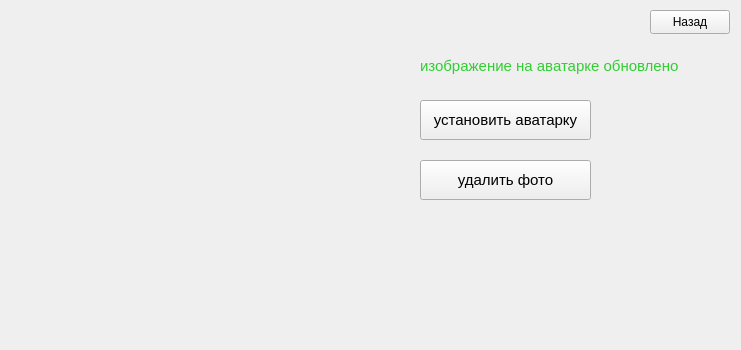
<?xml version="1.0" encoding="UTF-8"?>
<ui version="4.0">
 <class>choose_window</class>
 <widget class="QWidget" name="choose_window">
  <property name="geometry">
   <rect>
    <x>0</x>
    <y>0</y>
    <width>741</width>
    <height>350</height>
   </rect>
  </property>
  <property name="windowTitle">
   <string>Form</string>
  </property>
  <widget class="QLabel" name="photo_1">
   <property name="geometry">
    <rect>
     <x>20</x>
     <y>20</y>
     <width>130</width>
     <height>130</height>
    </rect>
   </property>
   <property name="text">
    <string/>
   </property>
   <property name="pixmap">
    <pixmap resource="photo.qrc">:/photo/photo/user_img.png</pixmap>
   </property>
   <property name="scaledContents">
    <bool>true</bool>
   </property>
  </widget>
  <widget class="QLabel" name="photo_2">
   <property name="geometry">
    <rect>
     <x>20</x>
     <y>180</y>
     <width>130</width>
     <height>130</height>
    </rect>
   </property>
   <property name="text">
    <string/>
   </property>
   <property name="pixmap">
    <pixmap resource="photo.qrc">:/photo/photo/user_img.png</pixmap>
   </property>
   <property name="scaledContents">
    <bool>true</bool>
   </property>
  </widget>
  <widget class="QLabel" name="photo_3">
   <property name="geometry">
    <rect>
     <x>180</x>
     <y>20</y>
     <width>130</width>
     <height>130</height>
    </rect>
   </property>
   <property name="text">
    <string/>
   </property>
   <property name="pixmap">
    <pixmap resource="photo.qrc">:/photo/photo/user_img.png</pixmap>
   </property>
   <property name="scaledContents">
    <bool>true</bool>
   </property>
  </widget>
  <widget class="QLabel" name="photo_4">
   <property name="geometry">
    <rect>
     <x>180</x>
     <y>180</y>
     <width>130</width>
     <height>130</height>
    </rect>
   </property>
   <property name="text">
    <string/>
   </property>
   <property name="pixmap">
    <pixmap resource="photo.qrc">:/photo/photo/user_img.png</pixmap>
   </property>
   <property name="scaledContents">
    <bool>true</bool>
   </property>
  </widget>
  <widget class="QPushButton" name="set_avatar_btn">
   <property name="geometry">
    <rect>
     <x>420</x>
     <y>100</y>
     <width>171</width>
     <height>40</height>
    </rect>
   </property>
   <property name="font">
    <font>
     <pointsize>11</pointsize>
     <bold>false</bold>
    </font>
   </property>
   <property name="text">
    <string>установить аватарку</string>
   </property>
  </widget>
  <widget class="QPushButton" name="delete_photo_btn">
   <property name="geometry">
    <rect>
     <x>420</x>
     <y>160</y>
     <width>171</width>
     <height>40</height>
    </rect>
   </property>
   <property name="font">
    <font>
     <pointsize>11</pointsize>
     <bold>false</bold>
    </font>
   </property>
   <property name="text">
    <string>удалить фото</string>
   </property>
  </widget>
  <widget class="QPushButton" name="back_to_mainwindow">
   <property name="geometry">
    <rect>
     <x>650</x>
     <y>10</y>
     <width>80</width>
     <height>24</height>
    </rect>
   </property>
   <property name="text">
    <string>Назад</string>
   </property>
  </widget>
  <widget class="QLabel" name="error_label">
   <property name="enabled">
    <bool>true</bool>
   </property>
   <property name="geometry">
    <rect>
     <x>420</x>
     <y>50</y>
     <width>281</width>
     <height>31</height>
    </rect>
   </property>
   <property name="font">
    <font>
     <pointsize>11</pointsize>
    </font>
   </property>
   <property name="styleSheet">
    <string notr="true">QLabel {
    color:#32CD32;
}</string>
   </property>
   <property name="text">
    <string>изображение на аватарке обновлено</string>
   </property>
  </widget>
 </widget>
 <resources>
  <include location="photo.qrc"/>
 </resources>
 <connections/>
</ui>
